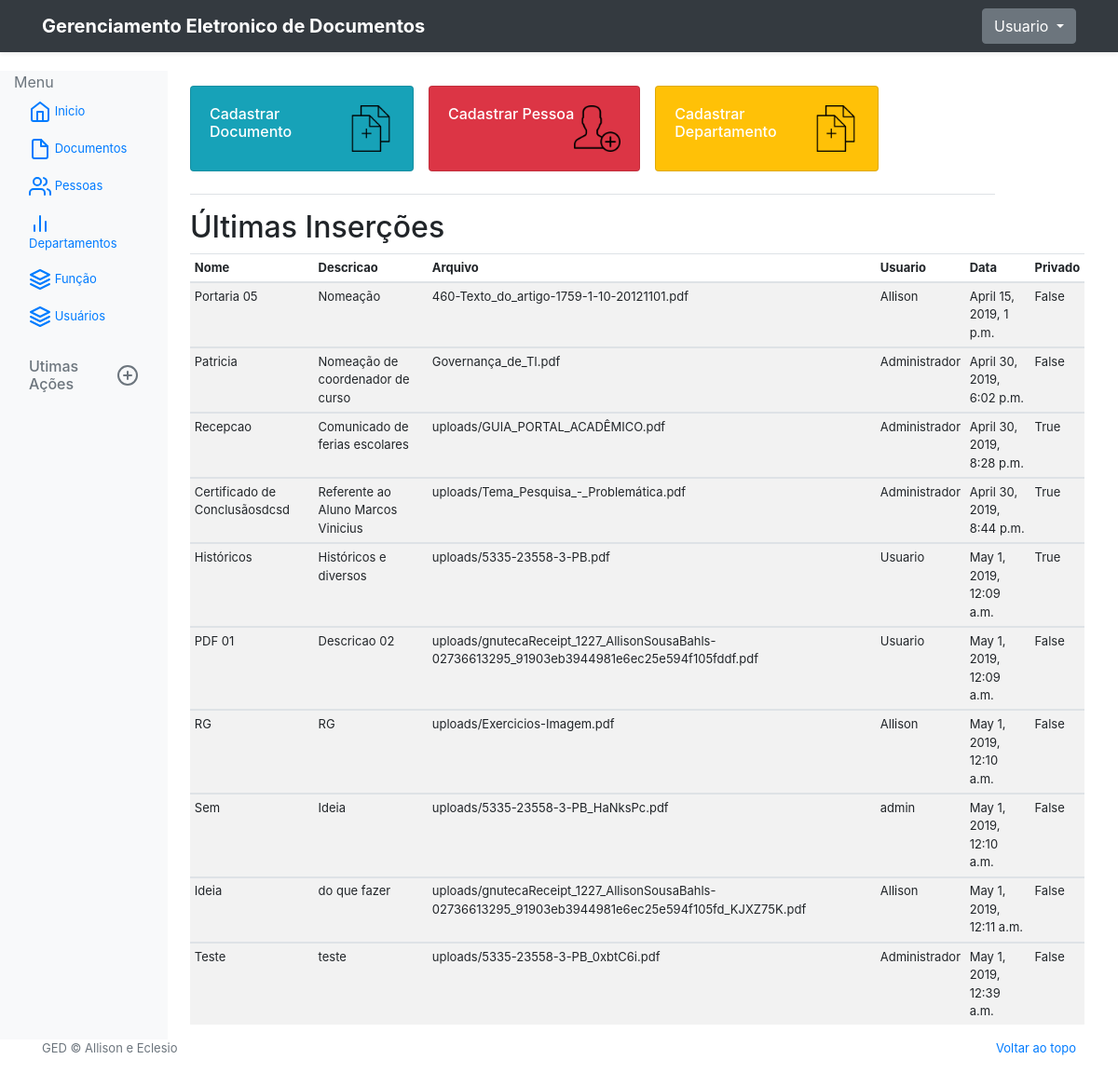
Page /dashboard/ (signed in) on the committed database.
### GED/models.py (models this page shows, shortened)
class Documento(models.Model):
    nome = models.CharField(max_length=100)
    data_cadastro = models.DateTimeField(auto_now_add=True)
    descricao = models.CharField(max_length=1000)
    arquivo = models.FileField(upload_to='uploads/')
    pessoa_dono = models.ForeignKey(Pessoa, related_name='pessoa_doc_dono', verbose_name="Referente a", on_delete=models.PROTECT, null = True)
    pessoa_usuario = models.ForeignKey(User, related_name='pessoa_doc_usuario', verbose_name="Responsável", on_delete=models.PROTECT, null = True)
    documento_privado = models.BooleanField(default=False)

### GED/views.py (the view)
# urls.py: path('dashboard/', dashboard, name = 'dashboard'),
@login_required
def dashboard(request):
    documentos = Documento.objects.filter()
    return render(request, 'dashboard.html', {'documentos':documentos})

### GED/templates/dashboard.html (shortened to what this page needs)
{% extends "base-menu.html" %}
{% block main %}
<div class="d-flex justify-content-between flex-wrap flex-md-nowrap align-items-center pt-3 pb-2 mb-3 border-bottom" style="width:90%;">
    <div class="btn-toolbar mb-2 mb-md-0">
        <div class="btn-group mr-2">
            <a href="{% url 'create_documents' %}">
                <div class="card text-white bg-info mb-3" style="max-width: 15rem; margin-right: 1rem;">
                    <div class="card-body" style="display: flex;">
                        <div>
                            <h5 class="card-title">Cadastrar Documento</h5>
                        </div>
                        <div>
                            <img src="/media/add-documents.png" height="50" width="50">
                        </div>
                    </div>
                </div>
            </a>
            <a href="{% url 'create_pessoa' %}">
                <div class="card text-white bg-danger mb-3" style="max-width: 15rem; margin-right: 1rem;">
                    <div class="card-body" style="display: flex;">
                        <div>
                            <h5 class="card-title">Cadastrar Pessoa</h5>
                        </div>
                        <div>
                            <img src="/media/add-user.png" height="50" width="50">
                        </div>
                    </div>
                </div>
            </a>
        <a href="{% url 'create_departamentos' %}">
            <div class="card text-white bg-warning mb-3" style="max-width: 15rem;">
                <div class="card-body" style="display: flex;">
                    <div>
                        <h5 class="card-title">Cadastrar Departamento</h5>
                    </div>
                    <div>
                        <img src="/media/add-documents.png" height="50" width="50">
                    </div>
                </div>
            </div>
        </a>
    </div>
    </div>
</div>
<h2>Últimas Inserções</h2>
<div class="table-responsive">
        <table class="table table-striped table-sm">
                <thead>
                    <tr>
                        <th>Nome</th>
                        <th>Descricao</th>
                        <th>Arquivo</th>
                        <th>Usuario</th>
                        <th>Data</th>
                        <th>Privado</th>
                    </tr>
                </thead>
                {% for doc in documentos %}
                <tbody>
                    <tr>
                        <td>{{ doc.nome }}</td>
                        <td>{{ doc.descricao }}</td>
                        <td>{{ doc.arquivo }}</td>
                        <td>{{ doc.pessoa_usuario }}</td>
                        <td>{{ doc.data_cadastro }}</td>
                        <td>{{ doc.documento_privado }}</td>
                    </tr>
                </tbody>
        {% endfor %}
    </table>
</div>
{% endblock main %}

### GED/templates/base-menu.html (shortened to what this page needs)
<!DOCTYPE html>
<html lang="en">
<head>
    <link rel="stylesheet" href="https://stackpath.bootstrapcdn.com/bootstrap/4.3.1/css/bootstrap.min.css"
>
</head>
<body>
        <div class="navbar navbar-dark bg-dark shadow-sm" style="margin-bottom: 20px;">
            <div class="container d-flex justify-content-between">
                <a href="http://localhost:8000/" class="navbar-brand d-flex align-items-center">
                    <strong>Gerenciamento Eletronico de Documentos</strong>
                </a>
                <div class="dropdown">
                    <a class="btn btn-secondary dropdown-toggle" href="#" role="button" id="dropdownMenuLink" data-toggle="dropdown" aria-haspopup="true" aria-expanded="false">
                        {{ user.username }}
                    </a>
                </div>
            </div>
        </div>
    <div class="row">
        <nav class="col-md-2 d-none d-md-block bg-light sidebar">
            <span style="font-size:1rem; color:#6c757d !important; text-align:left">Menu</span>
            <div class="sidebar-sticky">
                <ul class="nav flex-column">
                    <li class="nav-item">
                        <a class="nav-link active" href="{% url 'dashboard' %}">
                            <span data-feather="home"></span>
                            Inicio <span class="sr-only">(atual)</span>
                        </a>
                    </li>
                    <li class="nav-item">
                        <a class="nav-link" href="{% url 'dashboard_documentos' %}">
                            <span data-feather="file"></span>
                            Documentos
                        </a>
                    </li>
                    <li class="nav-item">
                        <a class="nav-link" href="{% url 'dashboard_pessoas' %}">
                            <span data-feather="users"></span>
                            Pessoas
                        </a>
                    </li>
                    <li class="nav-item">
                        <a class="nav-link" href="{% url 'dashboard_departamentos' %}">
                            <span data-feather="bar-chart-2"></span>
                            Departamentos
                        </a>
                    </li>
                    <li class="nav-item">
                            <a class="nav-link" href="#">
                                <span data-feather="layers"></span>
                                Função
                            </a>
                        </li>
                    <li class="nav-item">
                        <a class="nav-link" href="#">
                            <span data-feather="layers"></span>
                            Usuários
                        </a>
                    </li>
                </ul>
                <h6 class="sidebar-heading d-flex justify-content-between align-items-center px-3 mt-4 mb-1 text-muted">
                    <span>Utimas Ações</span>
                    <a class="d-flex align-items-center text-muted" href="#">
                        <span data-feather="plus-circle"></span>
                    </a>
                </h6>
            </div>
        </nav>
        <main role="main col-md-10" style="width: 80%;">
            {% block main %}
            {% endblock main %}
        </main>
    </div>
    <footer class="text-muted">
        <div class="container">
            <p class="float-right">
                <a href="#">Voltar ao topo</a>
            </p>
            <p>GED &copy; Allison e Eclesio</p>
        </div>
    </footer>
</body>
</html>

### GED/templates/base-menu.html (style rules this page uses)
body { font-size: 13px; }
.row { margin-right: 0; margin-left: 0; }
.col, .col-1, .col-10, .col-11, .col-12, .col-2, .col-3, .col-4, .col-5, .col-6, .col-7, .col-8, .col-9, .col-auto, .col-lg, .col-lg-1, .col-lg-10, .col-lg-11, .col-lg-12, .col-lg-2, .col-lg-3, .col-lg-4, .col-lg-5, .col-lg-6, .col-lg-7, .col-lg-8, .col-lg-9, .col-lg-auto, .col-md, .col-md-1, .col-md-10, .col-md-11, .col-md-12, .col-md-2, .col-md-3, .col-md-4, .col-md-5, .col-md-6, .col-md-7, .col-md-8, .col-md-9, .col-md-auto, .col-sm, .col-sm-1, .col-sm-10, .col-sm-11, .col-sm-12, .col-sm-2, .col-sm-3, .col-sm-4, .col-sm-5, .col-sm-6, .col-sm-7, .col-sm-8, .col-sm-9, .col-sm-auto, .col-xl, .col-xl-1, .col-xl-10, .col-xl-11, .col-xl-12, .col-xl-2, .col-xl-3, .col-xl-4, .col-xl-5, .col-xl-6, .col-xl-7, .col-xl-8, .col-xl-9, .col-xl-auto { margin-right: 2%; }
@media (min-width: 68px) { .col-md-2 { flex: 0 0 16.666667%; max-width: 15%; } }

### GED/templates/dashboard.html (style rules this page uses)
.h5, h5 { font-size: 1rem; }
a:link { text-decoration: none }

### rows in the picture
Documento: nome "Portaria 05", descricao "Nomeação", arquivo "460-Texto_do_artigo-1759-1-10-20121101.pdf", pessoa_usuario "Allison", data_cadastro "April 15, 2019, 1 p.m.", documento_privado "False"
Documento: nome "Patricia", descricao "Nomeação de coordenador de curso", arquivo "Governança_de_TI.pdf", pessoa_usuario "Administrador", data_cadastro "April 30, 2019, 6:02 p.m.", documento_privado "False"
Documento: nome "Recepcao", descricao "Comunicado de ferias escolares", arquivo "uploads/GUIA_PORTAL_ACADÊMICO.pdf", pessoa_usuario "Administrador", data_cadastro "April 30, 2019, 8:28 p.m.", documento_privado "True"
Documento: nome "Certificado de Conclusãosdcsd", descricao "Referente ao Aluno Marcos Vinicius", arquivo "uploads/Tema_Pesquisa_-_Problemática.pdf", pessoa_usuario "Administrador", data_cadastro "April 30, 2019, 8:44 p.m.", documento_privado "True"
Documento: nome "Históricos", descricao "Históricos e diversos", arquivo "uploads/5335-23558-3-PB.pdf", pessoa_usuario "Usuario", data_cadastro "May 1, 2019, 12:09 a.m.", documento_privado "True"
Documento: nome "PDF 01", descricao "Descricao 02", arquivo "uploads/gnutecaReceipt_1227_AllisonSousaBahls-02736613295_91903eb3944981e6ec25e594f105fddf.pdf", pessoa_usuario "Usuario", data_cadastro "May 1, 2019, 12:09 a.m.", documento_privado "False"
Documento: nome "RG", descricao "RG", arquivo "uploads/Exercicios-Imagem.pdf", pessoa_usuario "Allison", data_cadastro "May 1, 2019, 12:10 a.m.", documento_privado "False"
Documento: nome "Sem", descricao "Ideia", arquivo "uploads/5335-23558-3-PB_HaNksPc.pdf", pessoa_usuario "admin", data_cadastro "May 1, 2019, 12:10 a.m.", documento_privado "False"
Documento: nome "Ideia", descricao "do que fazer", arquivo "uploads/gnutecaReceipt_1227_AllisonSousaBahls-02736613295_91903eb3944981e6ec25e594f105fd_KJXZ75K.pdf", pessoa_usuario "Allison", data_cadastro "May 1, 2019, 12:11 a.m.", documento_privado "False"
Documento: nome "Teste", descricao "teste", arquivo "uploads/5335-23558-3-PB_0xbtC6i.pdf", pessoa_usuario "Administrador", data_cadastro "May 1, 2019, 12:39 a.m.", documento_privado "False"

### other values in the picture
{{ user.username }} "Usuario"
